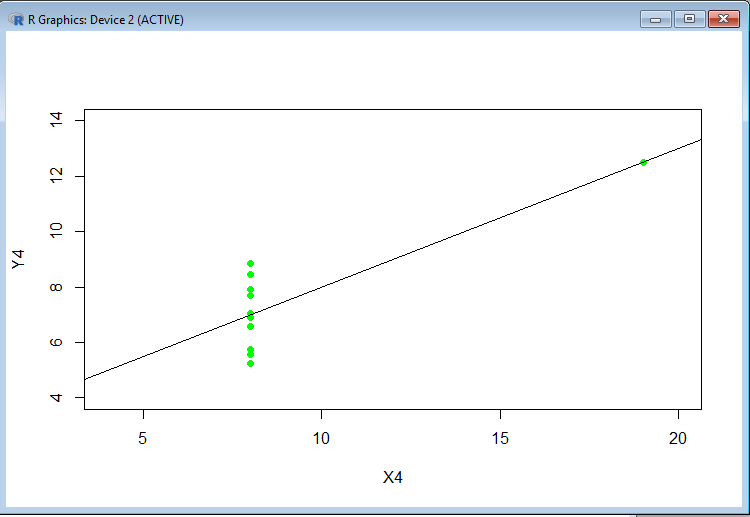

Write the R code that produced this figure.
x <- c(8,8,8,8,8,8,8,19,8,8,8)
y <- c(6.58,5.76,7.71,8.84,8.47,7.04,5.25,12.5,5.56,7.91,6.89)
lmfit <- lm(y~x)
plot(y~x,xlab="X4",ylab="Y4", col="green", pch=16,xlim=c(4,20),ylim=c(4,14))
abline(lmfit)
